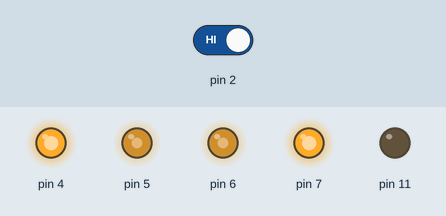
This sketch was run on a simulated Arduino Uno, built with avr-gcc and run on an emulated ATmega328P. Shown: output pins drawn as LEDs (lit = HIGH). The inputs (shaded band) are chosen by the test bench; at power-on: pin 2 HIGH.

Above: at 1.2 s.
1.3 s: pin 2 driven LOW
At 2.5 s:
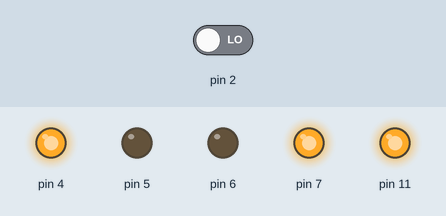
2.8 s: pin 2 driven HIGH
At 4.2 s:
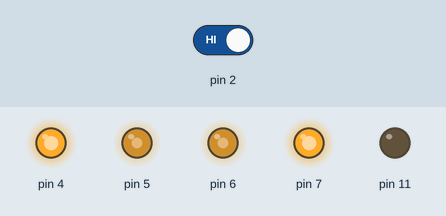
Timing chart, 0 to 5.8 s (numbered marks = the images above; inputs shaded):
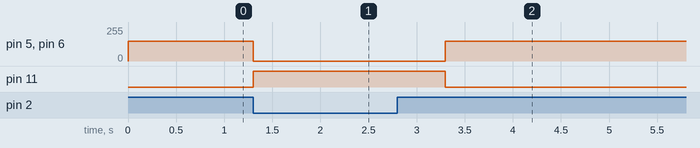

The sketch:

hjduino_29.ino
```cpp
void goAhead() {
  analogWrite(5,150);
  digitalWrite(7,HIGH);
  analogWrite(6,150);
  digitalWrite(4,HIGH);
}

void Left() {
  analogWrite(5,0);
  digitalWrite(7,HIGH);
  analogWrite(6,150);
  digitalWrite(4,HIGH);
}

void Stop() {
  analogWrite(5,0);
  digitalWrite(7,HIGH);
  analogWrite(6,0);
  digitalWrite(4,HIGH);
}

void goBack() {
  analogWrite(5,150);
  digitalWrite(7,LOW);
  analogWrite(6,150);
  digitalWrite(4,LOW);
}

void Right() {
  analogWrite(5,150);
  digitalWrite(7,HIGH);
  analogWrite(6,0);
  digitalWrite(4,HIGH);
}

void setup(){
  pinMode(7, OUTPUT);
  pinMode(4, OUTPUT);
  Stop();
  pinMode(2, INPUT);
  pinMode(11, OUTPUT);
}

void loop(){
  if (!digitalRead(2)) {
    digitalWrite(11,HIGH);
    Stop();
    delay(2000);

  } else {
    goAhead();
    digitalWrite(11,LOW);

  }

}
```

Measured:
- after the input at 1.3 s, pin 5, pin 6: 150/255 → 0/255 at once; pin 11: LOW → HIGH at once
- after the input at 2.8 s, pin 5, pin 6: 0/255 → 150/255 after 0.50 s; pin 11: HIGH → LOW after 0.50 s
